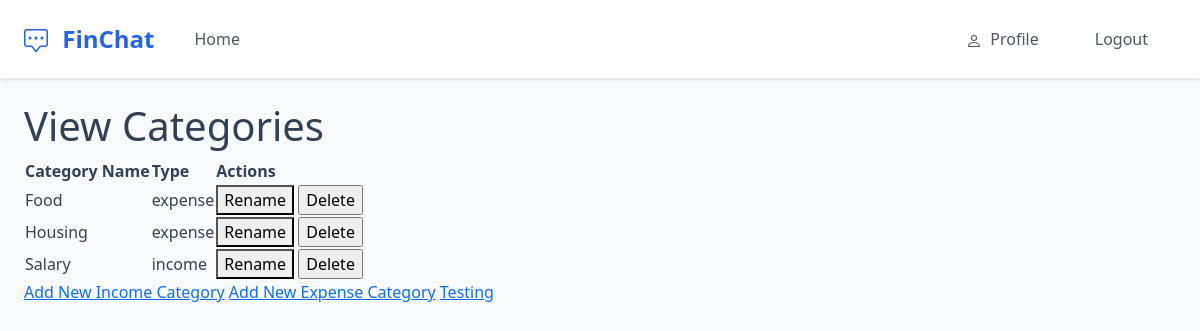
The app's page /view-categories (signed in), older data.
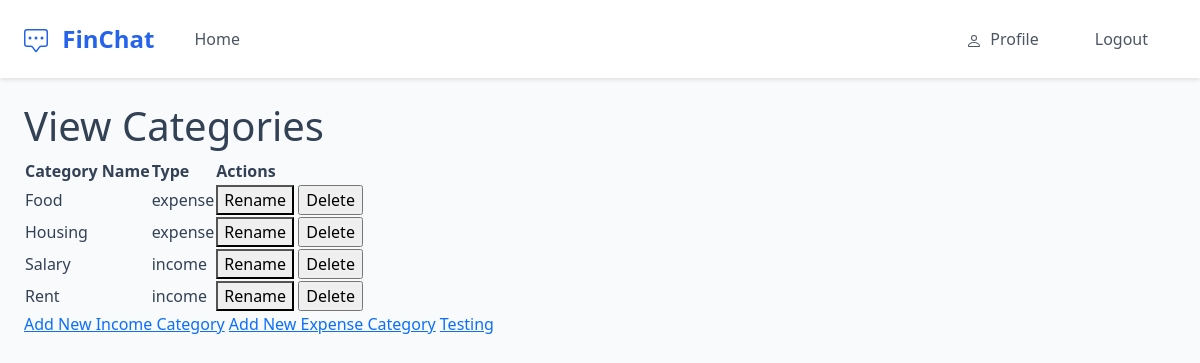
The same page, newer data.
### app/models.py (models this page shows, shortened)
class Category(db.Model):
    id: so.Mapped[int] = so.mapped_column(primary_key=True)
    name: so.Mapped[str] = so.mapped_column( sa.String(50), index=True, unique=False)
    user_id: so.Mapped[int] = so.mapped_column( sa.ForeignKey(User.id), index=True)
    transaction_type: so.Mapped[str] = so.mapped_column(
        sa.String(50),
        index=True,
        unique=False,
        server_default='select'  # set default value to 'income'
    )
    deleted: so.Mapped[bool] = so.mapped_column(default=False,unique=False)  # Add a deleted column
    creator: so.Mapped[User] = so.relationship(back_populates='categories')
    transactions: so.WriteOnlyMapped['Transaction'] = so.relationship(back_populates='section')
    budgets: so.WriteOnlyMapped['Budget'] = so.relationship(back_populates='section')

### app/routes.py (the view, shortened to what this page needs)
@app.route('/view-categories', methods=['GET', 'POST'])
@login_required
def view_categories():
    add_category_form = CategoryForm()
    rename_category_form = RenameCategoryForm()
    delete_category_form = DeleteCategoryForm()
    categories = Category.query.filter_by(user_id=current_user.id, deleted=False).filter(Category.transaction_type != 'loan').all()
    return render_template('view_categories.html', title='View Categories',
                           categories=categories,
                           rename_category_form=rename_category_form,
                           delete_category_form=delete_category_form)

### app/forms.py
class CategoryForm(FlaskForm):
    name = StringField('Category Name', validators=[DataRequired()])
    submit = SubmitField('Add Category')

class RenameCategoryForm(FlaskForm):
    category_id = IntegerField('Category ID', validators=[DataRequired()])
    new_name = StringField('New Category Name', validators=[DataRequired()])
    submit = SubmitField('Rename Category')

### app/models.py (called while the page is built)
@login.user_loader
def load_user(id):
    return db.session.get(User, int(id))

### app/templates/view_categories.html (shortened to what this page needs)
{% extends "base.html" %}
{% block content %}
<h1>View Categories</h1>
<table>
    <thead>
        <tr>
            <th>Category Name</th>
            <th>Type</th>
            <th>Actions</th>
        </tr>
    </thead>
    <tbody>
        {% for category in categories %}
            <tr>
                <td>{{ category.name }}</td>
                <td>{{ category.transaction_type }}</td>
                <td>
                    <button onclick="showRenameForm('{{ category.id }}')">Rename</button>
                    <form method="POST" action="{{ url_for('delete_category') }}" style="display:inline;">
                        <input type="submit" value="Delete" onclick="return confirm('Are you sure you want to delete this category?');">
                    </form>
                </td>
            </tr>
        {% endfor %}
    </tbody>
</table>
<a href="{{ url_for('add_income_category') }}">Add New Income Category</a>
<a href="{{ url_for('add_expense_category') }}">Add New Expense Category</a>
<a href="{{ url_for('testing') }}">Testing</a>
{% endblock %}

### app/templates/base.html (shortened to what this page needs)
<!doctype html>
<html lang="en">
<head>
  <link href="https://cdn.jsdelivr.net/npm/bootstrap@5.3.2/dist/css/bootstrap.min.css" rel="stylesheet">
</head>
<body>
  <nav class="navbar navbar-expand-lg sticky-top">
    <div class="container">
      <a class="navbar-brand" href="{{ url_for('index') }}">
        FinChat
      </a>
      <div class="collapse navbar-collapse" id="navbarSupportedContent">
        <ul class="navbar-nav me-auto">
          <li class="nav-item">
            <a class="nav-link {{ 'active' if request.endpoint == 'index' }}" href="{{ url_for('index') }}">Home</a>
          </li>
        </ul>
        <ul class="navbar-nav auth-buttons">
          {% if current_user.is_anonymous %}
          <li class="nav-item">
            <a class="nav-link" href="{{ url_for('register') }}">Register</a>
          </li>
          <li class="nav-item">
            <a class="nav-link" href="{{ url_for('login') }}">Login</a>
          </li>
          {% else %}
          <li class="nav-item">
            <a class="nav-link {{ 'active' if request.endpoint == 'user' }}"
              href="{{ url_for('user', username=current_user.username) }}">
              Profile
            </a>
          </li>
          <li class="nav-item">
            <a class="nav-link" href="{{ url_for('logout') }}">Logout</a>
          </li>
          {% endif %}
        </ul>
      </div>
    </div>
  </nav>
  <div class="container mt-4">
    {% block content %}{% endblock %}
  </div>
</body>
</html>

### app/templates/base.html (style rules this page uses)
:root { --primary-color: #2563eb; --secondary-color: #1e40af; }
.navbar { background-color: white !important; box-shadow: 0 2px 4px rgba(0, 0, 0, 0.1); padding: 1rem 0; }
.navbar-brand { font-size: 1.5rem; font-weight: 600; color: var(--primary-color) !important; }
.nav-link { font-weight: 500; color: #4b5563 !important; transition: all 0.3s ease; margin: 0 0.5rem; padding: 0.5rem 1rem !important; border-radius: 0.5rem; }
.container { max-width: 1200px; padding: 0 1.5rem; }
body { background-color: #f8fafc; color: #334155; }
.auth-buttons .nav-link { padding: 0.5rem 1.25rem !important; }

Row changes from the older to the newer data that the page shows:
now on this page (row edited): Category: name "Rent", transaction_type "income"
